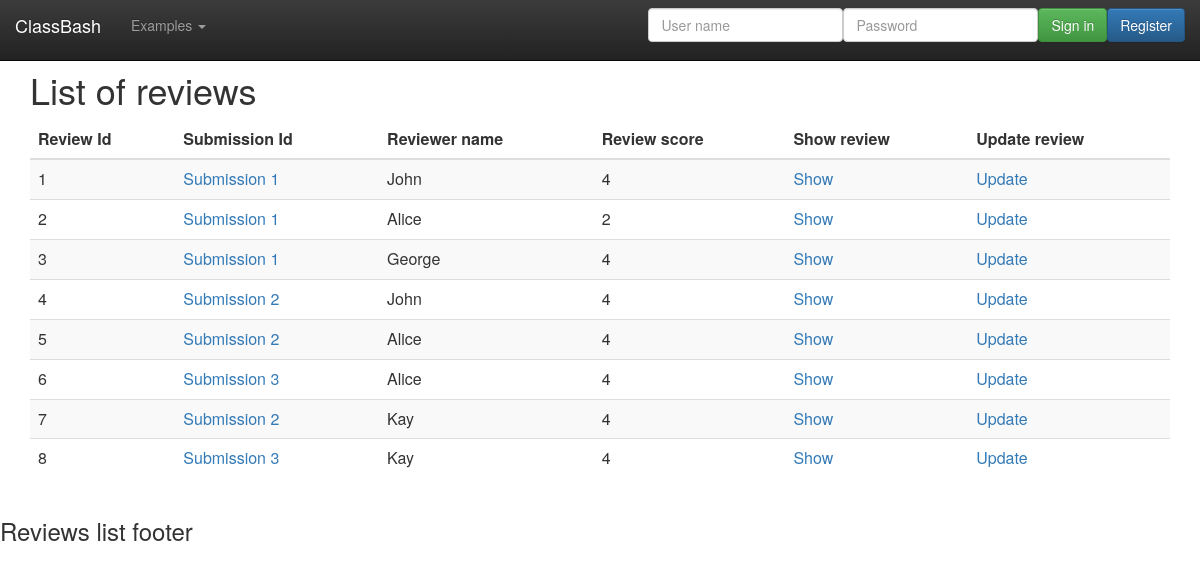
/WebContent/review/showall, run on the app's committed database.
### tables this page shows
CREATE TABLE Reviews (
  reviewId           int(11) NOT NULL AUTO_INCREMENT,
  submissionId       int(11) NOT NULL,
  reviewerId         int(11) NOT NULL,
  score              int NOT NULL,
  review             varchar (4096) NOT NULL,
  dateCreated        TIMESTAMP DEFAULT CURRENT_TIMESTAMP,
  PRIMARY KEY (reviewId),
  FOREIGN KEY (submissionId) REFERENCES Submissions(submissionId),
  FOREIGN KEY (reviewerId) REFERENCES Users(userId),
  CONSTRAINT rid_subid UNIQUE (reviewerId, submissionId)
);

CREATE TABLE Users (
  userId             int(11) NOT NULL AUTO_INCREMENT,
  userName           varchar (255) UNIQUE NOT NULL,
  passwordHash       varchar(255) NOT NULL,
  dateCreated        TIMESTAMP DEFAULT CURRENT_TIMESTAMP,
  PRIMARY KEY (userId)
);

### WebContent/models/Review.class.php (called while the page is built, shortened)
<?php
class Review {
	private $formInput;
	private $reviewId;
	private $score;
	private $submissionId;
	private $reviewerName;
	public function __construct($formInput = null) {
		$this->formInput = $formInput;
	}
	public function getReviewId() {
		return $this->reviewId;
	}
	public function getReviewerName() {
		return $this->reviewerName;
	}
	public function getScore() {
		return $this->score;
	}
	public function getSubmissionId() {
		return $this->submissionId;
	}
	public function setReviewId($id) {
		$this->reviewId = $id;
	}
	private function extractForm($valueName) {
		if (isset($this->formInput[$valueName])) {
			$value = trim($this->formInput[$valueName]);
			$value = stripslashes ($value);
			$value = htmlspecialchars ($value);
			return $value;
		}
	}
	private function initialize() {
		$this->reviewId = 0;
	}
	private function validateScore() {
		$this->score = $this->extractForm('score');
	}
	private function validateReviewerName() {
		$this->reviewerName = $this->extractForm('reviewerName');
	}
	private function validateSubmissionId() {
		$this->submissionId = $this->extractForm('submissionId');
	}
}
?>

### WebContent/models/ReviewsDB.class.php (called while the page is built, shortened)
<?php
class ReviewsDB {
	public static function getReviewRowSetsBy($type = null, $value = null) {
		$allowedTypes = ["reviewId", "reviewerName", "submissionId", "score", "userId"];
		$typeAlias = array("reviewerName" => "Users.userName");
		$reviewRowSets = array();
		try {
			$db = Database::getDB ();
			$query = "SELECT Reviews.reviewId, Reviews.submissionId,
					  Reviews.score, Reviews.reviewerId, Users.userName as reviewerName, Reviews.review
	   		          FROM Reviews LEFT JOIN Users ON Reviews.reviewerId = Users.userId";
			if (!is_null($type)) {
			    if (!in_array($type, $allowedTypes))
					throw new PDOException("$type not an allowed search criterion for Reviews");
				$typeValue = (isset($typeAlias[$type]))?$typeAlias[$type]:$type;
			    $query = $query. " WHERE ($typeValue = :$type)";
			    $statement = $db->prepare($query);
			    $statement->bindParam(":$type", $value);
			} else
				$statement = $db->prepare($query);
			$statement->execute ();
			$reviewRowSets = $statement->fetchAll(PDO::FETCH_ASSOC);
		} catch (Exception $e) {
		}
		return $reviewRowSets;
	}
	public static function getReviewsArray($rowSets) {
		$reviews = array();
		foreach ($rowSets as $reviewRow ) {
			$review = new Review($reviewRow);
			$review->setReviewId($reviewRow['reviewId']);
			array_push ($reviews, $review);
		}
		return $reviews;
	}
	public static function getReviewsBy($type=null, $value=null) {
		$reviewRows = ReviewsDB::getReviewRowSetsBy($type, $value);
		return ReviewsDB::getReviewsArray($reviewRows);
	}
}
?>

### WebContent/views/ReviewView.class.php (the view, shortened to what this page needs)
<?php
class ReviewView {
	public static function showAll() {
		ReviewView::showAllDetails();
	}
	public static function showAllDetails() {
		$reviews = (array_key_exists('reviews', $_SESSION))?$_SESSION['reviews']:array();
		$base = (array_key_exists('base', $_SESSION))?$_SESSION['base']:"";
		echo '<div class="container">';
		echo '<h1>List of reviews</h1>';
		echo '<div class="table-responsive">';
		echo '<table class="table table-striped">';
		echo '<thead>';
		echo '<tr><th>Review Id</th><th>Submission Id</th>
			 <th>Reviewer name</th> <th>Review score</th>
			 <th>Show review</td> <th> Update review</th></tr>';
		echo '</thead>';
		echo '<tbody>';
		foreach($reviews as $review) {
			echo '<tr>';
			echo '<td>'. $review->getReviewId().'</td>';
			echo '<td><a href="/'.$base.'/submission/show/'.$review->getSubmissionId().'">Submission '. $review->getSubmissionId().'</a></td>';
			echo '<td>'.$review->getReviewerName().'</td>';
			echo '<td>'.$review->getScore().'</td>';
			echo '<td><a href="/'.$base.'/review/show/'.$review->getReviewId().'">Show</a></td>';
			echo '<td><a href="/'.$base.'/review/update/'.$review->getReviewId().'">Update</a></td>';
	        echo '</tr>';
		}
		echo '</tbody>';
		echo '</table>';
		echo '</div>';
		echo '</div>';
	}
}
?>

### WebContent/css/jumbotron.css (style rules this page uses)
body { padding-top: 50px; padding-bottom: 20px; }

### data on the page
reviews: reviewId "1", submissionId "1", reviewerId.userName "John", score "4"
reviews: reviewId "2", submissionId "1", reviewerId.userName "Alice", score "2"
reviews: reviewId "3", submissionId "1", reviewerId.userName "George", score "4"
reviews: reviewId "4", submissionId "2", reviewerId.userName "John", score "4"
reviews: reviewId "5", submissionId "2", reviewerId.userName "Alice", score "4"
reviews: reviewId "6", submissionId "3", reviewerId.userName "Alice", score "4"
reviews: reviewId "7", submissionId "2", reviewerId.userName "Kay", score "4"
reviews: reviewId "8", submissionId "3", reviewerId.userName "Kay", score "4"

### other printed values
$footer "Reviews list footer"
